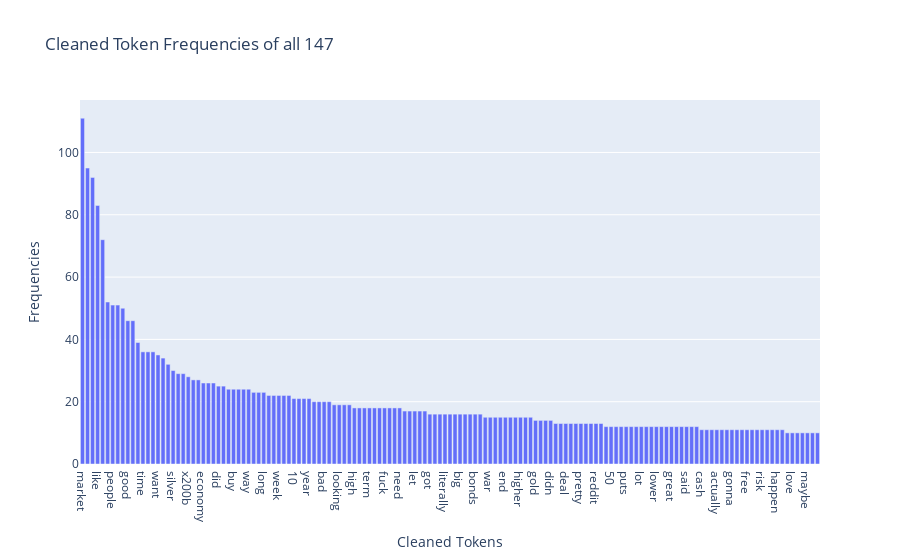

The cell this chart's notebook holds for it:
### Code cell
# Long tail analysis of cleaned data set

new_data_set_dense_matrix = new_data_set_counts_clean.toarray()
# sum each col which will be used to sort the columns
cols_sum =  new_data_set_dense_matrix.sum(axis=0) 
updated_new_data_set_df = pd.DataFrame(new_data_set_dense_matrix, columns = count_vect_cleaned.get_feature_names_out()
                                  , index = new_data_set_df.index)
# Add a row with the sum of each col
updated_new_data_set_df.loc["cols_sum"] = cols_sum
#Short the columns based on the sum of each col, so the most frequent tokens will appear first
updated_new_data_set_df = updated_new_data_set_df.loc[:,(updated_new_data_set_df.loc["cols_sum"]).sort_values(ascending=False).index]
#Now using plotly I plot the shorted columns based on the sum of each col, so most frequent ones will appear first
grahph_plot = px.bar(x=updated_new_data_set_df.columns, 
            y=updated_new_data_set_df.loc["cols_sum"],title=f"Cleaned Token Frequencies of all {len(updated_new_data_set_df.columns)}",labels = {"x":"Cleaned Tokens","y":"Frequencies"})
grahph_plot.show()

### Figure 1 — Plotly figure (JSON) as saved in the notebook; plotly's stock layout.template omitted (floating-point values rounded to 4 significant figures; data arrays with more than 128 entries replaced by an {"elided": "..."} marker saying what was removed)
{"data": [{"hovertemplate": "Cleaned Tokens=%{x}<br>Frequencies=%{y}<extra></extra>", "legendgroup": "", "marker": {"color": "#636efa", "pattern": {"shape": ""}}, "name": "", "orientation": "v", "showlegend": false, "textposition": "auto", "type": "bar", "x": {"elided": "147 str values"}, "xaxis": "x", "y": {"elided": "147 int values"}, "yaxis": "y"}], "layout": {"barmode": "relative", "legend": {"tracegroupgap": 0}, "title": {"text": "Cleaned Token Frequencies of all 147"}, "xaxis": {"anchor": "y", "domain": [0, 1], "title": {"text": "Cleaned Tokens"}}, "yaxis": {"anchor": "x", "domain": [0, 1], "title": {"text": "Frequencies"}}}}
